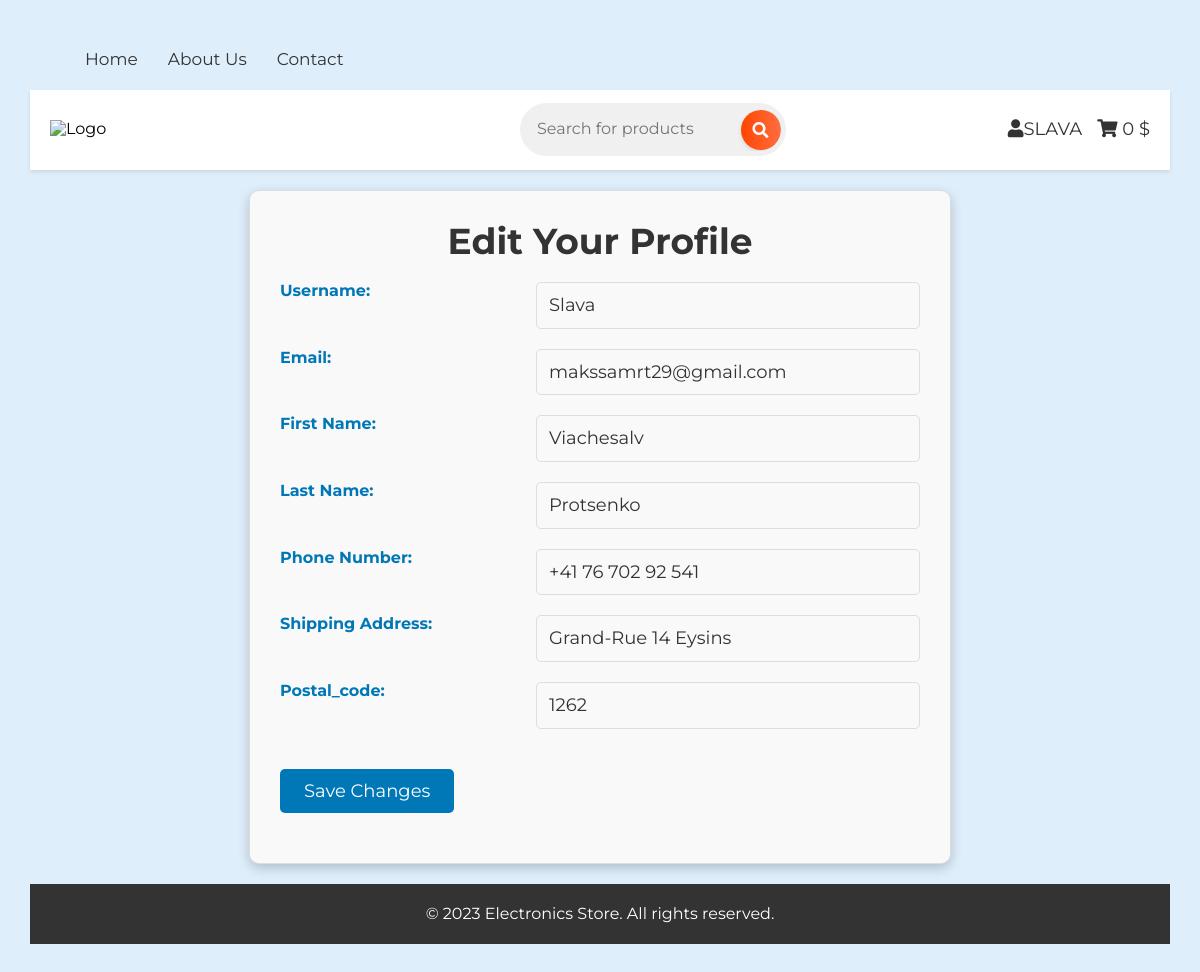
Page /user/edit-profile/ (signed in) on the earlier database version.
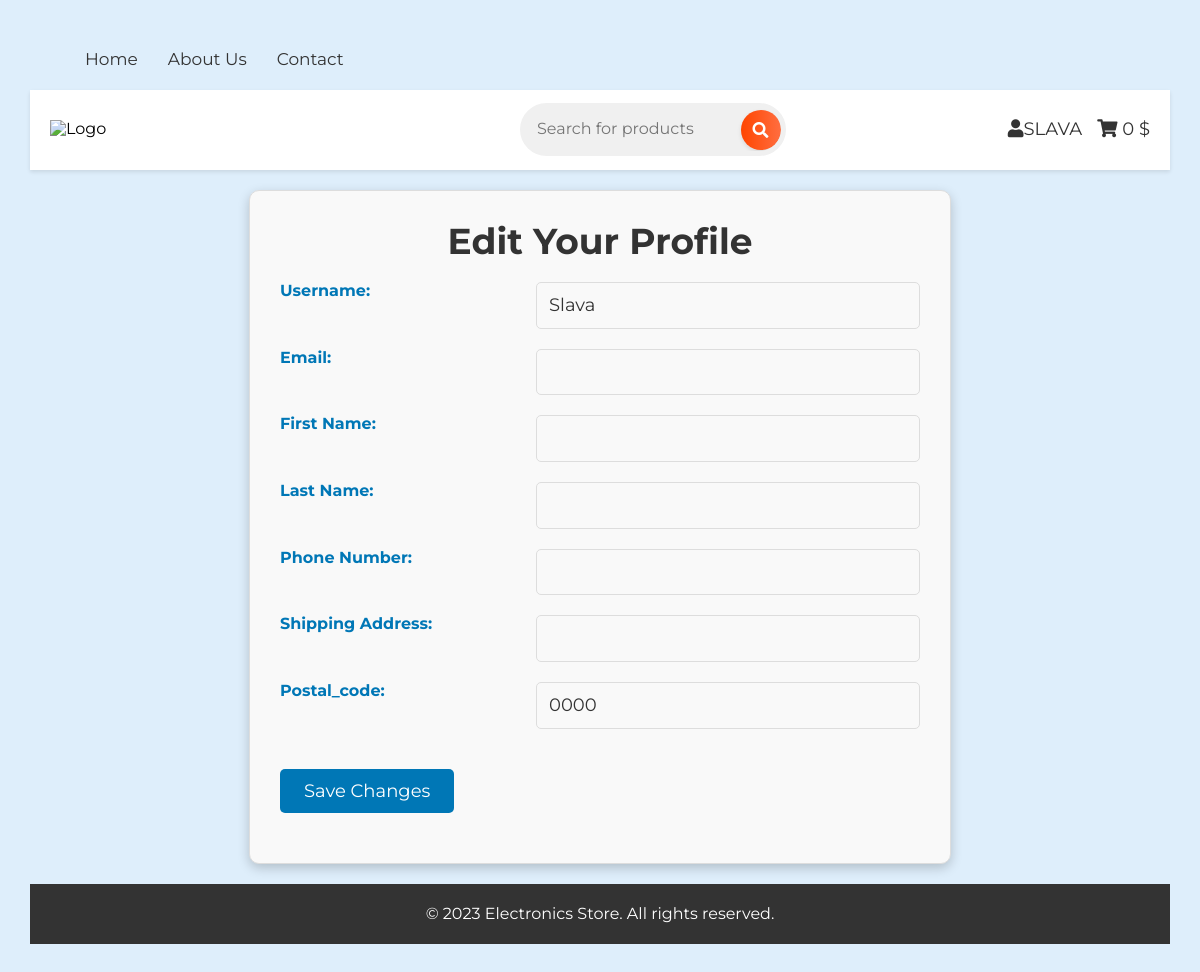
Same page on the later database version.
### usersApp/models.py (models this page shows, shortened)
class CustomUser(AbstractBaseUser, PermissionsMixin):
    email = models.EmailField(verbose_name='Електронна пошта')
    username = models.CharField(max_length=150, unique=True, blank=True, verbose_name='Ім\'я користувача')
    first_name = models.CharField(max_length=150, blank=True, verbose_name='Ім\'я')
    last_name = models.CharField(max_length=150, blank=True, verbose_name='Прізвище')
    phone_number = models.CharField(max_length=20, blank=True, verbose_name='Номер телефону')
    shipping_address = models.CharField(max_length=255, blank=True, verbose_name='Адреса доставки')
    postal_code = models.CharField(max_length=4, blank=True, null=True, default='0000', verbose_name='Поштовий індекс')
    is_active = models.BooleanField(default=True, verbose_name='Активний')
    is_staff = models.BooleanField(default=False, verbose_name='Персонал')
    date_joined = models.DateTimeField(default=timezone.now, verbose_name='Дата реєстрації')
    objects = CustomUserManager()
    USERNAME_FIELD = 'username'
    REQUIRED_FIELDS = []
    class Meta:
        verbose_name = 'Користувач'
        verbose_name_plural = 'Користувачі'

### usersApp/views.py (the view)
# urls.py: path('edit-profile/', views.edit_profile, name='edit_profile'),
def edit_profile(request):
    if request.method == 'POST':
        form = UserProfileForm(request.POST, instance=request.user)
        if form.is_valid():
            form.save()  # Update the user's data
            return redirect('profile')  # Redirect to the user's profile page
    else:
        form = UserProfileForm(instance=request.user)
    return render(request, 'usersApp/edit_profile.html', {'form': form})

### usersApp/forms.py
class UserProfileForm(forms.ModelForm):
    class Meta:
        model = CustomUser
        fields = ['username', 'email', 'first_name', 'last_name', 'phone_number', 'shipping_address', 'postal_code']

### mainapp/context_processors.py (called while the page is built)
def calculate_cart_total(user):
    total = 0
    if user.is_authenticated:
        cart_items = CartItem.objects.filter(user=user)
        for cart_item in cart_items:
            total += cart_item.quantity * cart_item.product.product_price
    return total

def cart_total(request):
    total = calculate_cart_total(request.user)
    return {'cart_total': total}

def get_username(request):
    user = get_user(request)
    username = user.username if user.is_authenticated else None
    return {'username': username}

### usersApp/templates/usersApp/edit_profile.html (shortened to what this page needs)
{% extends 'mainapp/base.html' %}
{% block contents %}
<div class="edit-profile-container">
    <h2 class="edit-profile-container__title">Edit Your Profile</h2>
    <form class="edit-profile-form" method="post">
        <div class="input-section">
            <label for="{{ form.username.id_for_label }}">Username:</label>
            {{ form.username }}
        </div>
        <div class="input-section">
            <label for="{{ form.email.id_for_label }}">Email:</label>
            {{ form.email }}
        </div>
        <div class="input-section">
            <label for="{{ form.first_name.id_for_label }}">First Name:</label>
            {{ form.first_name }}
        </div>
        <div class="input-section">
            <label for="{{ form.last_name.id_for_label }}">Last Name:</label>
            {{ form.last_name }}
        </div>
        <div class="input-section">
            <label for="{{ form.phone_number.id_for_label }}">Phone Number:</label>
            {{ form.phone_number }}
        </div>
        <div class="input-section">
            <label for="{{ form.shipping_address.id_for_label }}">Shipping Address:</label>
            {{ form.shipping_address }}
        </div>
        <div class="input-section">
            <label for="{{ form.postal_code.id_for_label }}">Postal_code:</label>
            {{ form.postal_code }}
        </div>
        <button type="submit">Save Changes</button>
    </form>
</div>
{% endblock %}

### mainapp/templates/mainapp/base.html (shortened to what this page needs)
{% load static %}
<!DOCTYPE html>
<html>
<head>
    <link rel="stylesheet" href="https://cdnjs.cloudflare.com/ajax/libs/font-awesome/5.15.3/css/all.min.css">
</head>
<body>
<div class="wrapper">
    <nav class="top-nav">
        <ul class="top-nav__menu">
            <li class="top-nav__item"><a class="nav-menu__link" href="{% url 'home' %}">Home</a></li>
            <li class="top-nav__item"><a class="nav-menu__link" href="#">About Us</a></li>
            <li class="top-nav__item"><a class="nav-menu__link" href="#">Contact</a></li>
        </ul>
    </nav>
    <header>
        <div class="header__logo">
            <img src="https://www.w3schools.com/images/w3schools_logo.png" alt="Logo">
        </div>
        <div class="search-form">
            <form action="/search" method="GET">
                <div class="search">
                    <input type="text" id="search-input" name="q" placeholder="Search for products">
                    <button type="submit" title="Search"><i class="fas fa-search"></i></button>
                </div>
            </form>
        </div>
        <div class="user-controls">
            <a href="{% url 'profile' %}"><i class="fas fa-user"></i>{{ username|default:"Your account" }}</a>
            <a href="{% url 'cart' %}">
                <i class="fas fa-shopping-cart"></i>
                <span id="cart-total-amount">{{ cart_total }}</span> $
            </a>
        </div>
    </header>
    <main class="content">
        {% block contents %}
        {% endblock %}
    </main>
    <footer class="footer">
        <p>© 2023 Electronics Store. All rights reserved.</p>
    </footer>
</div>
</body>
</html>

Differences in the rows shown:
changed CustomUser "SLAVA": email "makssamrt29@gmail.com" → (not shown); first_name "Viachesalv" → (not shown); last_name "Protsenko" → (not shown); phone_number "+41 76 702 92 541" → (not shown); shipping_address "Grand-Rue 14 Eysins" → (not shown); postal_code "1262" → "0000"
